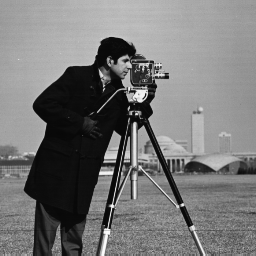
#> input picture img/cameraman.png, 256 x 256 px; its folder holds 8 pictures in this run
$ python main.py   (older library calls are emulated)
#> lines starting #> are read from the running program, lines starting #| are printed output that depends on the picture; after the words box and inside, x2 and y2 are one past the last pixel; in counts of white or black regions, pixels touching at a corner belong together
### imageprocessing/filters.py
from abc import ABC
import numpy as np
import cv2 as cv


class Filter(ABC):
    def __init__(self) -> None:
        pass

    def apply_filter(self, U: np.ndarray, iterations: int, alpha: float) -> np.ndarray:
        """Apply standard Laplacian diffusion for given iterations."""
        pass


class QuarterLaplacian(Filter):
    def __init__(self) -> None:
        super().__init__()

    def _compute_convolution_kernels(self, U: np.ndarray) -> np.ndarray:
        """
        The function computes the four convolution kernels k1, k2, k3, k4 using the fast implementation approach
        mentioned in the paper. The function returns a stacked array of the four kernels.

        Only one convolution is used to generate four kernels because of the overlapped support region.

        parameters:
            U: The input image
        returns:
            qlf_response: stacked array of the four kernels
        """
        extended_U = cv.copyMakeBorder(src=U, top=1, bottom=1, left=1, right=1, borderType=cv.BORDER_REPLICATE)

        # chipping off extended-border by getting lower right part
        convolved_U = cv.boxFilter(src=extended_U, ddepth=-1, ksize=(2, 2),
                                   normalize=False, borderType=cv.BORDER_REPLICATE)[1:, 1:]

        k1 = (1/3 * convolved_U[:-1, :-1]) - (4/3 * U)
        k2 = (1/3 * convolved_U[:-1, 1:]) - (4/3 * U)
        k3 = (1/3 * convolved_U[1:, 1:]) - (4/3 * U)
        k4 = (1/3 * convolved_U[1:, :-1]) - (4/3 * U)

        stacked_kernels = np.stack([k1, k2, k3, k4], axis=0)
        return stacked_kernels

    def _compute_qlf_result(self, U: np.ndarray) -> np.ndarray:
        """
        This function computes the QLF result for a given image U.

        The function calculates m(x, y) = argmin_i {|d_i(x, y)|; i=1,2,3,4} using equation (5) in the paper. Then the
        d_m(x,y)(X, Y) is used for each pixel (X, Y) to get the QLF result for that pixel.

        Parameters:
            U: The input image
        Returns:
            qlf_response: The QLF result (the term QuarterLaplacianFilter(U^t) in equation (7))
        """
        stacked_kernels = self._compute_convolution_kernels(U)
        abs_kernels = np.abs(stacked_kernels)
        min_indices = np.argmin(abs_kernels, axis=0)

        # compute dm(x,y) (best di using equation (v))
        qlf_response = np.take_along_axis(stacked_kernels, min_indices[None, ...], axis=0).squeeze(0)
        return qlf_response

    def apply_filter(self, U: np.ndarray, iterations: int = 10, alpha = 1) -> np.ndarray:
        """
        This function applies the QLF filter to the input image U.

        Parameters:
            U: The input image
        Returns:
            result: grayscale image with pixel values rescaled in range [0, 255].
        """
        U_out = U.copy().astype(np.float32) / 255.0 if np.max(U) > 1.0 else U.copy().astype(np.float32)

        # perform diffusion process U^t+1 = U^t + QuarterLaplacianFilter(U^t) [refer equation (7) for details]
        for _ in range(iterations):
            U_out += alpha * self._compute_qlf_result(U_out)

        U_out = np.clip(U_out, 0, 1)
        result = (U_out * 255).astype(np.uint8)
        return result


class LaplacianFilter(Filter):
    def __init__(self) -> None:
        super().__init__()
        self.kernel = (1/12) * np.array([
            [1, 2, 1],
            [2, -12, 2],
            [1, 2, 1]
        ], dtype=np.float32)

    def apply_filter(self, U: np.ndarray, iterations: int = 10, alpha: float = 0.2) -> np.ndarray:
        """Apply standard Laplacian diffusion for given iterations.

        Args:
            U (np.ndarray): Input image (float32).
            iterations (int): Number of diffusion steps.
            alpha (float): Time step value in discrete diffusion equation. Defaults to 0.2.

        Returns:
            result: Filtered image in range [0, 255] with dtype np.uint8.
        """
        U_out = U.copy().astype(np.float32) / 255.0 if np.max(U) > 1.0 else U.copy().astype(np.float32)

        for _ in range(iterations):
            lap = cv.filter2D(U_out, ddepth=-1, kernel=self.kernel, borderType=cv.BORDER_REPLICATE)
            U_out += alpha * lap

        U_out = np.clip(U_out, 0, 1)
        result = (U_out * 255).astype(np.uint8)
        return result

### imageprocessing/utilities.py
import numpy as np
from matplotlib import pyplot as plt
from pathlib import Path

from matplotlib.gridspec import GridSpec


def save_filter_comparison(base_img: np.ndarray,
                           qlf_results: dict,
                           laplace_results: dict,
                           result_path: Path) -> None:
    fig = plt.figure(figsize=(12, 6))
    gs = GridSpec(2, 4, figure=fig, width_ratios=[1, 1, 1, 1], height_ratios=[1, 1])

    # Base image spanning both rows
    ax_base = fig.add_subplot(gs[:, 0])
    ax_base.imshow(base_img, cmap="gray")
    ax_base.set_title("Base Image")
    ax_base.axis("off")

    # QLF row
    ax_qlf = [fig.add_subplot(gs[0, i]) for i in range(1, 4)]
    for ax, img, it in zip(ax_qlf, list(qlf_results.values()), list(qlf_results.keys())):
        ax.imshow(img, cmap="gray")
        ax.set_title(f"QLF (iters={it})")
        ax.axis("off")

    # Laplacian row
    ax_lap = [fig.add_subplot(gs[1, i]) for i in range(1, 4)]
    for ax, img, it in zip(ax_lap, list(laplace_results.values()), list(laplace_results.keys())):
        ax.imshow(img, cmap="gray")
        ax.set_title(f"Laplacian (iters={it})")
        ax.axis("off")

    plt.tight_layout()
    plt.savefig(result_path)
    plt.close(fig)


# [18 lines left out: function plot_metric_comparison, not called in this run]


def plot_filters_against_alphas(filters_performance: dict, alphas: np.ndarray, img_path: Path) -> None:
    plt.suptitle('Low Light Enhancement', y=0.9)
    fig, axes = plt.subplots(1, 3, figsize=(14, 4), sharex=False)
    ax1, ax2, ax3 = axes
    ax1.plot(alphas, filters_performance['qlf_psnrs'], marker='o', label='QLF')
    ax1.plot(alphas, filters_performance['laplace_psnrs'], marker='s', label='Laplacian')
    ax1.set_title('PSNR (Y)')
    ax1.set_xlabel('alpha')
    ax1.set_ylabel('dB')
    ax1.grid(True)
    ax1.legend()
    ax2.plot(alphas, filters_performance['qlf_ssims'], marker='o', label='QLF')
    ax2.plot(alphas, filters_performance['laplace_ssims'], marker='s', label='Laplacian')
    ax2.set_title('SSIM (Y)')
    ax2.set_xlabel('alpha')
    ax2.grid(True)
    ax2.legend()
    ax3.plot(alphas, filters_performance['qlf_epis'], marker='o', label='QLF')
    ax3.plot(alphas, filters_performance['laplace_epis'], marker='s', label='Laplacian')
    ax3.set_title('EPI (Canny Dice on Y)')
    ax3.set_xlabel('alpha')
    ax3.grid(True)
    ax3.legend()
    plt.tight_layout()
    plt.savefig(str(img_path))
    plt.close()

### imageprocessing/experiments.py
import numpy as np
import cv2 as cv
from pathlib import Path
from matplotlib import pyplot as plt


from imageprocessing.filters import QuarterLaplacian, LaplacianFilter, Filter
from constants import MAX_PIXEL_VALUE


class LowLightEnhancement(object):
    """This class enhances low-light images by restoring luma channel. Then applies a filter on the restored image.
    """
    def __init__(self) -> None:
        pass

    @staticmethod
    def estimate_gain_from_pair(low, ref, p_lo=5, p_hi=95, eps=1e-6, cap=(0.5, 8.0)):
        # 1) luminance (Y) in YCrCb
        Y_low = cv.cvtColor(low, cv.COLOR_BGR2YCrCb)[:, :, 0].astype(np.float32) / MAX_PIXEL_VALUE
        Y_ref = cv.cvtColor(ref, cv.COLOR_BGR2YCrCb)[:, :, 0].astype(np.float32) / MAX_PIXEL_VALUE

        # 2) midtone mask (avoid near-black & near-white, and zeros)
        lo = np.percentile(Y_low, p_lo)
        hi = np.percentile(Y_low, p_hi)
        mask = (Y_low > max(lo, 0.02)) & (Y_low < min(hi, 0.98))

        # 3) robust gain: median of ratios
        ratios = Y_ref[mask] / (Y_low[mask] + eps)
        k = float(np.median(ratios))

        # 4) sanity cap
        k = float(np.clip(k, cap[0], cap[1]))
        return k

    @staticmethod
    def restore_exposure_luma_with_gain(low, k):
        ycc = cv.cvtColor(low, cv.COLOR_BGR2YCrCb)
        Y, Cr, Cb = cv.split(ycc)
        Yf = np.clip((Y.astype(np.float32) / MAX_PIXEL_VALUE) * k, 0.0, 1.0)
        Yr = (Yf * MAX_PIXEL_VALUE + 0.5).astype(np.uint8)
        restored = cv.cvtColor(cv.merge([Yr, Cr, Cb]), cv.COLOR_YCrCb2BGR)
        return restored

    def apply_filter_on_luma(self, img: np.ndarray, filter: Filter, iterations: int, alpha: float) -> np.ndarray:
        ycc = cv.cvtColor(img, cv.COLOR_BGR2YCrCb)
        Y, Cr, Cb = cv.split(ycc)
        Y_out = filter.apply_filter(U=Y, iterations=iterations, alpha=alpha)
        enhanced = cv.cvtColor(cv.merge([Y_out, Cr, Cb]), cv.COLOR_YCrCb2BGR)
        return enhanced

    def enhance(self, low: np.ndarray, ref: np.ndarray, filter: Filter, iterations: int, alpha: float) -> dict:
        """Apply the low-light enhancements pipeline.

        The pipeline contains 3 main steps:
        1. Estimate gain from low-light image and reference pair
        2. Restore exposure using the estimated gain factor
        3. Apply the specified filter on the restored low-light image

        Parameters:
            low: The low-light image to apply the enhancement to
            ref: The reference image to use for estimating the gain factor
            filter: The filter to apply to the low-light image
            alpha: The alpha value to use for the filter
        Returns:
            dict: The low-light enhancement results containing the low-light, reference, exposure-restored
            and ehnaced images
        """
        k = self.estimate_gain_from_pair(low, ref)
        restored_img = self.restore_exposure_luma_with_gain(low, k)

        enhanced_img = self.apply_filter_on_luma(img=restored_img.copy(),
                                                 filter=filter,
                                                 iterations=iterations,
                                                 alpha=alpha)

        return {
            "low": low,
            "ref": ref,
            "restored": restored_img,
            "enhanced": enhanced_img,
        }

    # [11 lines left out: function save_experiment, not called in this run]

### imageprocessing/quantitative_analysis.py
import numpy as np
import cv2 as cv
from skimage.metrics import structural_similarity as compare_ssim
from skimage.metrics import peak_signal_noise_ratio as compare_psnr

from constants import MAX_PIXEL_VALUE


class QuantitativeAnalysis(object):
    def __init__(self):
        pass

    @staticmethod
    def to_luma_u8(bgr_u8: np.ndarray) -> np.ndarray:
        return cv.cvtColor(bgr_u8, cv.COLOR_BGR2YCrCb)[:, :, 0]

    @staticmethod
    def compute_psnr(original: np.ndarray, processed: np.ndarray) -> float:
        """Computes the Peak Signal-to-Noise Ratio (PSNR) between the original and processed images.

        Parameters:
            original: The original image assumed to be in [0, 255] and of type uint8.
            processed: The processes image assumed to be in [0, 255] and of type uint8.

        Returns:
            psnr: The PSNR value in decibels (dB). A higher PSNR indicates better fidelity.
        """
        psnr = compare_psnr(original, processed, data_range=MAX_PIXEL_VALUE)
        return psnr

    @staticmethod
    def compute_ssim(original: np.ndarray, processed: np.ndarray) -> float:
        """Compute the Structural Similarity Index (SSIM) between the original and processed images.

        Parameters:
            original (np.ndarray): The reference image (float32 or uint8) assumed to be in [0, 255].
            processed (np.ndarray): The image to compare (float32 or uint8) assumed to be in [0, 255].

        Returns:
            float: The SSIM score, typically in the range [0, 1], with 1 indicating perfect similarity.
        """
        ssim_value = compare_ssim(original, processed, data_range=MAX_PIXEL_VALUE) #, channel_axis=-1)
        return ssim_value

    @staticmethod
    def compute_epi(original: np.ndarray, processed: np.ndarray) -> float:
        """Computes the Edge Preservation Index (EPI) between the original and processed images.

        This implementation uses a simple Dice coefficient computed on binary edge maps
        obtained via the Canny Edge Detector (The threshold values should be tuned for better fidelity).

        Parameters:
            original: The original image assumed to be in [0, 255] and of type uint8.
            processed: The processes image assumed to be in [0, 255] and of type uint8.

        Returns:
            float: A value between 0 and 1 indicating edge similarity, where higher values indicate better edge
            preservation.
        """
        # Extract edges using Canny
        edges_orig = cv.Canny(original, threshold1=50, threshold2=150)
        edges_proc = cv.Canny(processed, threshold1=50, threshold2=150)

        # Convert edge maps to binary (0 or 1) masks
        edges_orig_binary = (edges_orig > 0).astype(np.uint8)
        edges_proc_binary = (edges_proc > 0).astype(np.uint8)

        # Calculate intersection and sum of edge pixels
        intersection = np.sum(edges_orig_binary * edges_proc_binary)
        sum_edges = np.sum(edges_orig_binary) + np.sum(edges_proc_binary)

        # If no edges are detected in both images, we consider that as perfect (or trivial)
        if sum_edges == 0:
            return 1.0

        # Dice coefficient: 2*intersection / (sum of edge pixels)
        dice_score = (2.0 * intersection) / float(sum_edges)
        return dice_score

    def analyse(self, base_img: np.ndarray, qlf_img: np.ndarray, laplace_img: np.ndarray) -> dict:
        base_img_luma = self.to_luma_u8(base_img)
        qlf_img_luma = self.to_luma_u8(qlf_img)
        laplace_img_luma = self.to_luma_u8(laplace_img)

        qlf_psnr = self.compute_psnr(base_img_luma, qlf_img_luma)
        laplace_psnr = self.compute_psnr(base_img_luma, laplace_img_luma)

        qlf_ssim = self.compute_ssim(base_img_luma, qlf_img_luma)
        laplace_ssim = self.compute_ssim(base_img_luma, laplace_img_luma)

        qlf_epi = self.compute_epi(base_img_luma, qlf_img_luma)
        laplace_epi = self.compute_epi(base_img_luma, laplace_img_luma)

        return {
            'qlf_psnr': qlf_psnr,
            'laplace_psnr': laplace_psnr,
            'qlf_ssim': qlf_ssim,
            'laplace_ssim': laplace_ssim,
            'qlf_epi': qlf_epi,
            'laplace_epi': laplace_epi
        }

    # [10 lines left out: function show_results, not called in this run]

### main.py
import os
import cv2 as cv
# import opendatasets as od
from statistics import mean
from pathlib import Path

import numpy as np
from tqdm import tqdm

from constants import ITERATIONS, TIME_STEP
from imageprocessing.filters import QuarterLaplacian, LaplacianFilter
from imageprocessing.experiments import LowLightEnhancement
from imageprocessing.quantitative_analysis import QuantitativeAnalysis
from imageprocessing.utilities import plot_metric_comparison, save_filter_comparison, plot_filters_against_alphas

# from constants import LOW_LIGHT_IMG_DATASET
# od.download(LOW_LIGHT_IMG_DATASET)

ROOT_PATH = Path(__file__).parent
IMG_DIR = ROOT_PATH / 'img'
LOW_LIGHT_IMG_DIR1 = ROOT_PATH / 'lol-dataset/lol_dataset/our485/low'
HIGH_LIGHT_IMG_DIR1 = ROOT_PATH / 'lol-dataset/lol_dataset/our485/high'
# LOW_LIGHT_IMG_DIR2 = ROOT_PATH / 'lol-dataset/lol_dataset/eval15/low'
# HIGH_LIGHT_IMG_DIR2 = ROOT_PATH / 'lol-dataset/lol_dataset/eval15/high'

cameraman_img = cv.imread(str(IMG_DIR / 'cameraman.png'), cv.IMREAD_UNCHANGED)
#> cameraman_img is the input picture: shape (256, 256); min 7, max 253, mean 118.7
assert cameraman_img is not None, "file could not be read"
print(f'Loaded image type: {cameraman_img.dtype} and shape: {cameraman_img.shape}')
#| Loaded image type: uint8 and shape: (256, 256)

low_light_img = cv.imread(str(IMG_DIR / 'low_light.png'), cv.IMREAD_UNCHANGED)
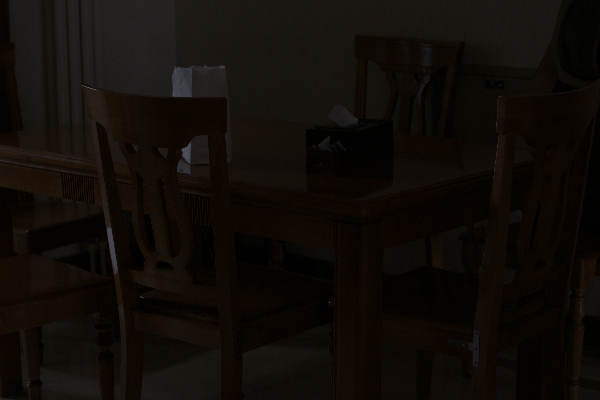
#> input picture img/low_light.png, 600 x 400 px
#> low_light_img is the input picture: shape (400, 600, 3); mean B, G, R 8, 11.9, 16.7
assert low_light_img is not None, "low-light image could not be read"
normal_img = cv.imread(str(IMG_DIR / 'normal.png'), cv.IMREAD_UNCHANGED)
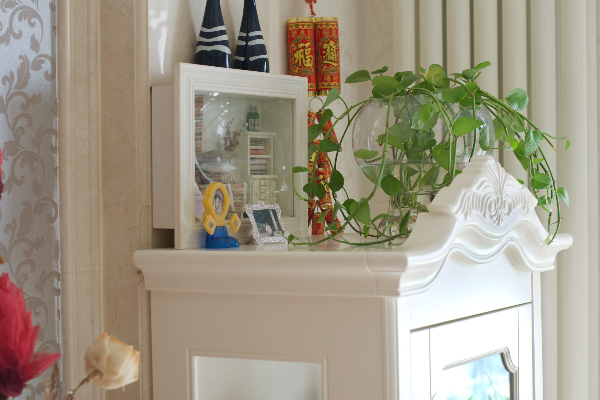
#> input picture img/normal.png, 600 x 400 px
#> normal_img is the input picture: shape (400, 600, 3); mean B, G, R 135.4, 153.1, 161.1
assert normal_img is not None, "base image not be read"
print(f'Loaded low-light image type: {low_light_img.dtype} and shape: {low_light_img.shape}')
#| Loaded low-light image type: uint8 and shape: (400, 600, 3)

# Visual comparison of QLF and Laplace Filter for different iterations
qlf = QuarterLaplacian()
qlf_imgs = {f'{i}': qlf.apply_filter(U=cameraman_img, iterations=i) for i in [10, 100, 1000]}
#> call 3 of apply_filter, with iterations = 1000, alpha = 1
#> qlf_imgs = 3 items

laplacian = LaplacianFilter()
laplacian_imgs = {f'{i}': laplacian.apply_filter(U=cameraman_img, iterations=i) for i in [10, 100, 1000]}
#> the loop in apply_filter, `for _ in range(iterations):` made 10 passes
#> pass 1, in apply_filter, `lap = cv.filter2D(U_out, ddepth=-1, kernel=self.kernel, borderType=cv...`:
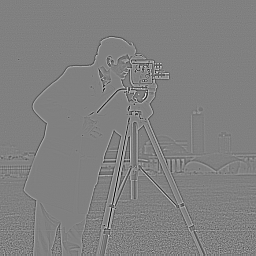
#> lap: shape (256, 256) float32; min -0.551, max 0.542, mean -1.26e-09; drawn with min black and max white
#> call 3 of apply_filter, with iterations = 1000, alpha = 0.2
#> after the loop in apply_filter (call 3), `for _ in range(iterations):`:
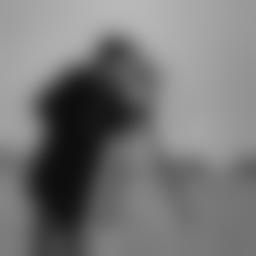
#> U_out: shape (256, 256) float32; min 0.0548, max 0.725, mean 0.466
#> laplacian_imgs = 3 items

save_filter_comparison(base_img=cameraman_img, qlf_results=qlf_imgs,
                       laplace_results=laplacian_imgs, result_path=IMG_DIR / 'comparison.png')
#> the loop in save_filter_comparison, `for ax, img, it in zip(ax_qlf, list(qlf_results.values()), list(qlf_re..` made 3 passes
#> it on passes 1 to 3: '10', '100', '1000'
#> the loop in save_filter_comparison, `for ax, img, it in zip(ax_lap, list(laplace_results.values()), list(la..` made 3 passes

# Filter performance comparison on enhancement of low-light images for different step size (time-step)
low_light_experiment = LowLightEnhancement()
alphas = np.arange(0.1, 1.1, 0.1)
low_light_qlf_result = [low_light_experiment.enhance(
    low=low_light_img,
    ref=normal_img,
    filter=qlf,
    iterations=ITERATIONS,
    alpha=alpha
)['enhanced'] for alpha in alphas]
#> in estimate_gain_from_pair, `Y_ref = cv.cvtColor(ref, cv.COLOR_BGR2YCrCb)[:, :, 0].astype(np.float3..`:
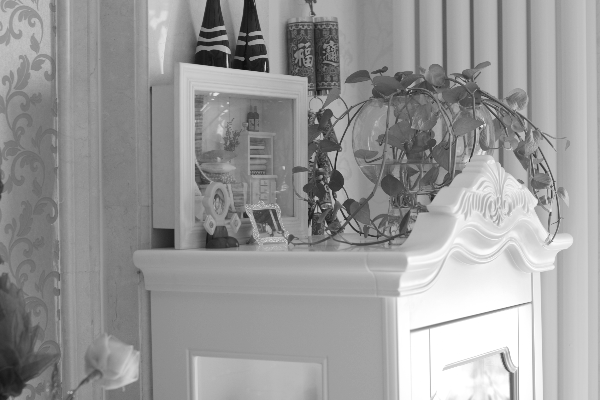
#> Y_ref: shape (400, 600) float32; min 0.0549, max 1, mean 0.602
#> in estimate_gain_from_pair, `lo = np.percentile(Y_low, p_lo)`: lo = 0.00784
#> in estimate_gain_from_pair, `hi = np.percentile(Y_low, p_hi)`: hi = 0.118
#> in estimate_gain_from_pair, `mask = (Y_low > max(lo, 0.02)) & (Y_low < min(hi, 0.98))`:
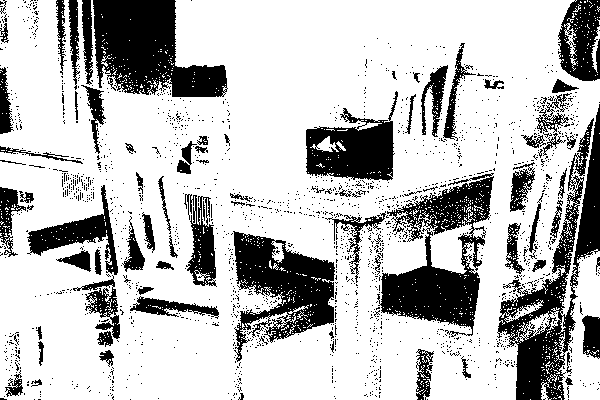
#> mask: shape (400, 600) bool; 74.6% white; 1794 black regions (1711 under 20 px), largest, box (x1, y1, x2, y2) and area: (497, 104, 600, 400) 8710, (93, 0, 228, 97) 8201, (377, 173, 494, 337) 8145
#> in estimate_gain_from_pair, `k = float(np.median(ratios))`: k = 11
#> in estimate_gain_from_pair, `k = float(np.clip(k, cap[0], cap[1]))`: k = 8
#> in restore_exposure_luma_with_gain, `ycc = cv.cvtColor(low, cv.COLOR_BGR2YCrCb)`: ycc: shape (400, 600, 3); mean of channels 0, 1, 2 12.9, 130.7, 125.2
#> in restore_exposure_luma_with_gain, `Yf = np.clip((Y.astype(np.float32) / MAX_PIXEL_VALUE) * k, 0.0, 1.0)`:
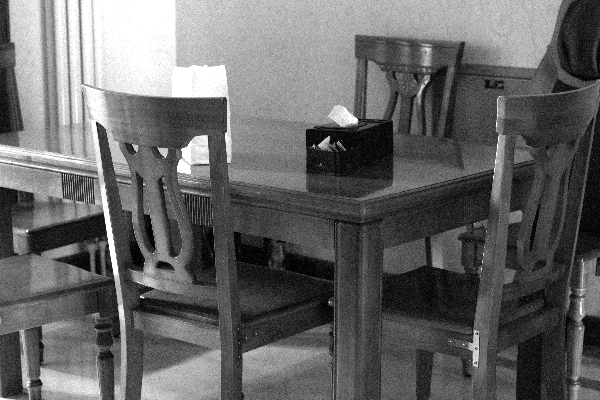
#> Yf: shape (400, 600) float32; min 0, max 1, mean 0.399
#> in apply_filter_on_luma, `ycc = cv.cvtColor(img, cv.COLOR_BGR2YCrCb)`: ycc: shape (400, 600, 3); mean of channels 0, 1, 2 101.8, 130.6, 125.2
#> low_light_qlf_result = 10 items
low_light_laplace_result = [low_light_experiment.enhance(
    low=low_light_img,
    ref=normal_img,
    filter=laplacian,
    iterations=ITERATIONS,
    alpha=alpha
)['enhanced'] for alpha in alphas]
#> low_light_laplace_result = 10 items

quant_analysis = QuantitativeAnalysis()
qlf_psnrs, qlf_ssims, qlf_epis = [], [], []
laplace_psnrs, laplace_ssims, laplace_epis = [], [], []
for qlf_result, laplace_result in zip(low_light_qlf_result, low_light_laplace_result):
    qa_result = quant_analysis.analyse(base_img=normal_img, qlf_img=qlf_result, laplace_img=laplace_result)
    qlf_psnrs.append(qa_result['qlf_psnr'])
    qlf_ssims.append(qa_result['qlf_ssim'])
    qlf_epis.append(qa_result['qlf_epi'])
    laplace_psnrs.append(qa_result['laplace_psnr'])
    laplace_ssims.append(qa_result['laplace_ssim'])
    laplace_epis.append(qa_result['laplace_epi'])
#> this loop made 10 passes
#> (laplace_psnr in analyse, qlf_ssim in analyse, laplace_ssim in analyse) on passes 1 to 10: (8.16, 0.189, 0.22), (8.19, 0.21, 0.245), (8.21, 0.219, 0.255), (8.23, 0.224, 0.261), (8.25, 0.228, 0.266), (8.26, 0.229, 0.27), (8.27, 0.23, 0.274), (8.28, 0.23, 0.277), (8.29, 0.228, 0.28), (8.3, 0.227, 0.283)
#> after the loop, laplace_epis = [0.0861, 0.0662, 0.058, 0.0516, 0.0472, 0.0419, 0.0358, 0.0264, 0.0255, 0.0229]; laplace_psnrs = [8.16, 8.19, 8.21, 8.23, 8.25, 8.26, 8.27, 8.28, 8.29, 8.3]; laplace_ssims = [0.22, 0.245, 0.255, 0.261, 0.266, 0.27, 0.274, 0.277, 0.28, 0.283]; qlf_epis = [0.104, 0.0947, 0.0913, 0.0898, 0.0889, 0.0879, 0.0865, 0.0903, 0.0897, 0.0914]; qlf_psnrs = [8.1, 8.1, 8.1, 8.1, 8.1, 8.1, 8.1, 8.1, 8.1, 8.1]; qlf_ssims = [0.189, 0.21, 0.219, 0.224, 0.228, 0.229, 0.23, 0.23, 0.228, 0.227]

plot_filters_against_alphas(
    filters_performance={
        "qlf_psnrs": qlf_psnrs,
        "laplace_psnrs": laplace_psnrs,
        "qlf_ssims": qlf_ssims,
        "laplace_ssims": laplace_ssims,
        "qlf_epis": qlf_epis,
        "laplace_epis": laplace_epis,
    },
    alphas=alphas,
    img_path=IMG_DIR / 'filters_against_alphas.png'
)

# Filter performance comparison on LOL dataset
#> (the run stopped early here; a loop or call above may not have finished)
